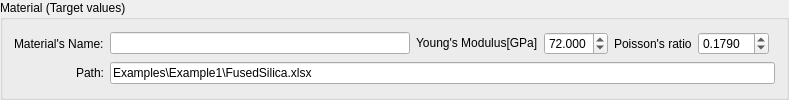
           <widget class="QGroupBox" name="groupBox">
            <property name="sizePolicy">
             <sizepolicy hsizetype="Expanding" vsizetype="Maximum">
              <horstretch>0</horstretch>
              <verstretch>0</verstretch>
             </sizepolicy>
            </property>
            <property name="title">
             <string>Material (Target values)</string>
            </property>
            <layout class="QGridLayout" name="gridLayout_7">
             <item row="0" column="0">
              <widget class="QLabel" name="label_32">
               <property name="sizePolicy">
                <sizepolicy hsizetype="Maximum" vsizetype="Preferred">
                 <horstretch>0</horstretch>
                 <verstretch>0</verstretch>
                </sizepolicy>
               </property>
               <property name="text">
                <string>Material's Name:</string>
               </property>
              </widget>
             </item>
             <item row="0" column="1">
              <widget class="QLineEdit" name="lineEdit_MaterialName_tabTAF">
               <property name="sizePolicy">
                <sizepolicy hsizetype="Maximum" vsizetype="Fixed">
                 <horstretch>0</horstretch>
                 <verstretch>0</verstretch>
                </sizepolicy>
               </property>
               <property name="minimumSize">
                <size>
                 <width>300</width>
                 <height>0</height>
                </size>
               </property>
               <property name="text">
                <string/>
               </property>
              </widget>
             </item>
             <item row="0" column="2">
              <widget class="QLabel" name="label_4">
               <property name="sizePolicy">
                <sizepolicy hsizetype="Maximum" vsizetype="Maximum">
                 <horstretch>0</horstretch>
                 <verstretch>0</verstretch>
                </sizepolicy>
               </property>
               <property name="text">
                <string>Young's Modulus[GPa]</string>
               </property>
              </widget>
             </item>
             <item row="0" column="3">
              <widget class="QDoubleSpinBox" name="doubleSpinBox_E_tabCalibration">
               <property name="sizePolicy">
                <sizepolicy hsizetype="Maximum" vsizetype="Maximum">
                 <horstretch>0</horstretch>
                 <verstretch>0</verstretch>
                </sizepolicy>
               </property>
               <property name="decimals">
                <number>3</number>
               </property>
               <property name="value">
                <double>72.000000000000000</double>
               </property>
              </widget>
             </item>
             <item row="0" column="4">
              <widget class="QLabel" name="label_3">
               <property name="sizePolicy">
                <sizepolicy hsizetype="Maximum" vsizetype="Minimum">
                 <horstretch>0</horstretch>
                 <verstretch>0</verstretch>
                </sizepolicy>
               </property>
               <property name="text">
                <string>Poisson's ratio</string>
               </property>
              </widget>
             </item>
             <item row="0" column="5">
              <widget class="QDoubleSpinBox" name="doubleSpinBox_Poisson_tabCalibration">
               <property name="sizePolicy">
                <sizepolicy hsizetype="Maximum" vsizetype="Maximum">
                 <horstretch>0</horstretch>
                 <verstretch>0</verstretch>
                </sizepolicy>
               </property>
               <property name="decimals">
                <number>4</number>
               </property>
               <property name="value">
                <double>0.179000000000000</double>
               </property>
              </widget>
             </item>
             <item row="2" column="0">
              <widget class="QLabel" name="label_33">
               <property name="text">
                <string>Path:</string>
               </property>
               <property name="alignment">
                <set>Qt::AlignRight|Qt::AlignTrailing|Qt::AlignVCenter</set>
               </property>
              </widget>
             </item>
             <item row="0" column="6">
              <widget class="QFrame" name="frame_4">
               <property name="sizePolicy">
                <sizepolicy hsizetype="Expanding" vsizetype="Preferred">
                 <horstretch>0</horstretch>
                 <verstretch>0</verstretch>
                </sizepolicy>
               </property>
               <property name="frameShape">
                <enum>QFrame::StyledPanel</enum>
               </property>
               <property name="frameShadow">
                <enum>QFrame::Raised</enum>
               </property>
              </widget>
             </item>
             <item row="2" column="1" colspan="6">
              <widget class="QLineEdit" name="lineEdit_path_tabCalibration">
               <property name="sizePolicy">
                <sizepolicy hsizetype="Expanding" vsizetype="Maximum">
                 <horstretch>0</horstretch>
                 <verstretch>0</verstretch>
                </sizepolicy>
               </property>
               <property name="text">
                <string>Examples\Example1\FusedSilica.xlsx</string>
               </property>
              </widget>
             </item>
            </layout>
           </widget>
